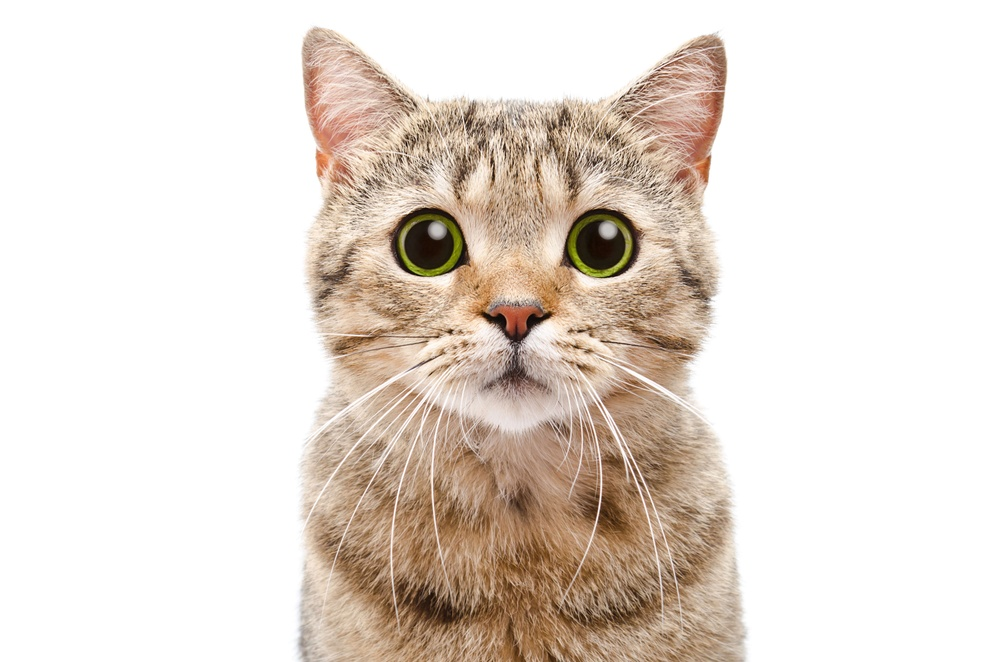
#> input picture imgs/cat.jpg, 1000 x 662 px, shrunk from 4106 x 2720 before the run, given in place of the camera
$ python circles_detection_crop.py
#> lines starting #> are read from the running program, lines starting #| are printed output that depends on the picture; after the words box and inside, x2 and y2 are one past the last pixel; in counts of white or black regions, pixels touching at a corner belong together
"""
with the arguments:
    gray: Input image (grayscale).
    circles: A vector that stores sets of 3 values: xc,yc,r for each detected circle.
    HOUGH_GRADIENT: Define the detection method. Currently this is the only one available in OpenCV.
    dp = 1: The inverse ratio of resolution.
    min_dist = gray.rows/16: Minimum distance between detected centers.
    param_1 = 200: Upper threshold for the internal Canny edge detector. (higher means more accurate usually)
    param_2 = 100*: Threshold for center detection.
    min_radius = 0: Minimum radius to be detected. If unknown, put zero as default.
    max_radius = 0: Maximum radius to be detected. If unknown, put zero as default.
"""
import cv2 as cv
import numpy as np
from PIL import Image, ImageDraw


capture = cv.VideoCapture(0)

while True:
    ret, src = capture.read()
#> src is the input picture: shape (662, 1000, 3); mean B, G, R 210.7, 219.1, 229.1
    height = src.shape[1]
#> height = 1000
    width = src.shape[0]
#> width = 662
#
    lum_img = Image.new('RGB', (height, width) , (0,0,0))
#> lum_img: PIL image 1000x662 RGB; every value is 0

    draw = ImageDraw.Draw(lum_img)


    gray = cv.cvtColor(src, cv.COLOR_BGR2GRAY)
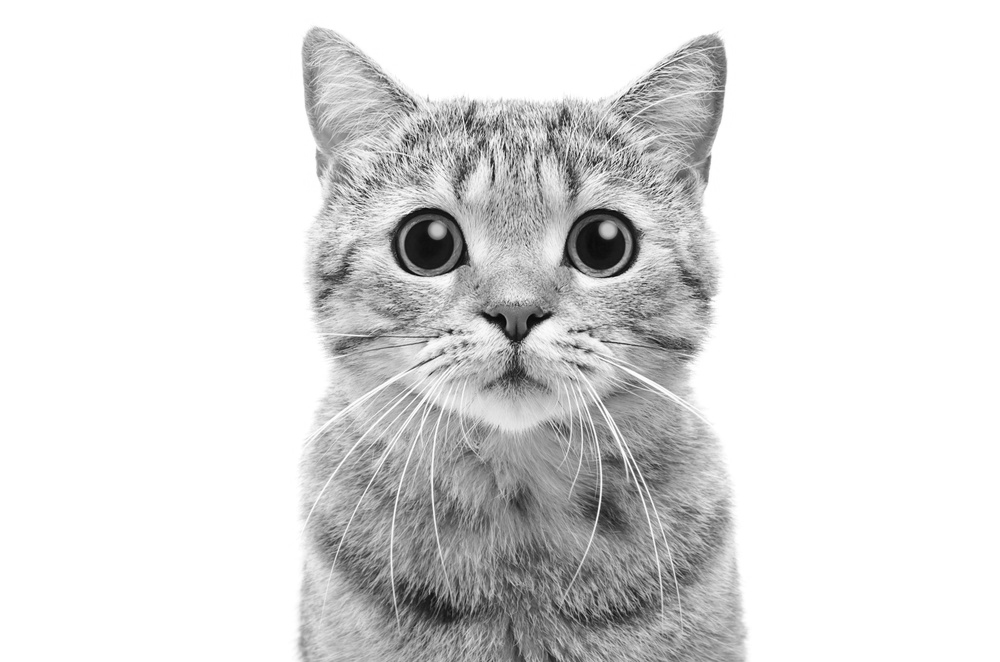
#> gray: shape (662, 1000); min 7, max 255, mean 221.2

    gray = cv.medianBlur(gray, 5)
    #gray=cv.Canny(gray,20,50)
    #cv.imshow("gray",gray)
    rows = gray.shape[0]
#> rows = 662
    circles = cv.HoughCircles(gray, cv.HOUGH_GRADIENT, 1, rows / 8,
                              param1=200, param2=50,
                              minRadius=1, maxRadius=60)
#> circles = [[428.5, 244.5, 24.3], [602.5, 245.5, 37.7]]

    if circles is not None:
        circles = np.uint16(np.around(circles))
#> circles = [[428, 244, 24], [602, 246, 38]]
        for i in circles[0, :]:
            center = (i[0], i[1])
            # circle center
            cv.circle(src, center, 1, (0, 100, 100), 3)
            # circle outline
            radius = i[2]

            draw.pieslice(((i[0]-radius, i[1]-radius), (i[0]+radius, i[1]+radius)), 0, 360, fill=(255, 255, 255), outline="white")
            lum_img_arr = np.array(lum_img)
            cv.imshow("lum_img", lum_img_arr)
            final_img_arr = cv.bitwise_and(src, lum_img_arr)
            cv.imshow("final", final_img_arr)

            cv.circle(src, center, radius, (255, 0, 255), 3)
#> this loop made 2 passes
#> pass 1, `lum_img_arr = np.array(lum_img)`:
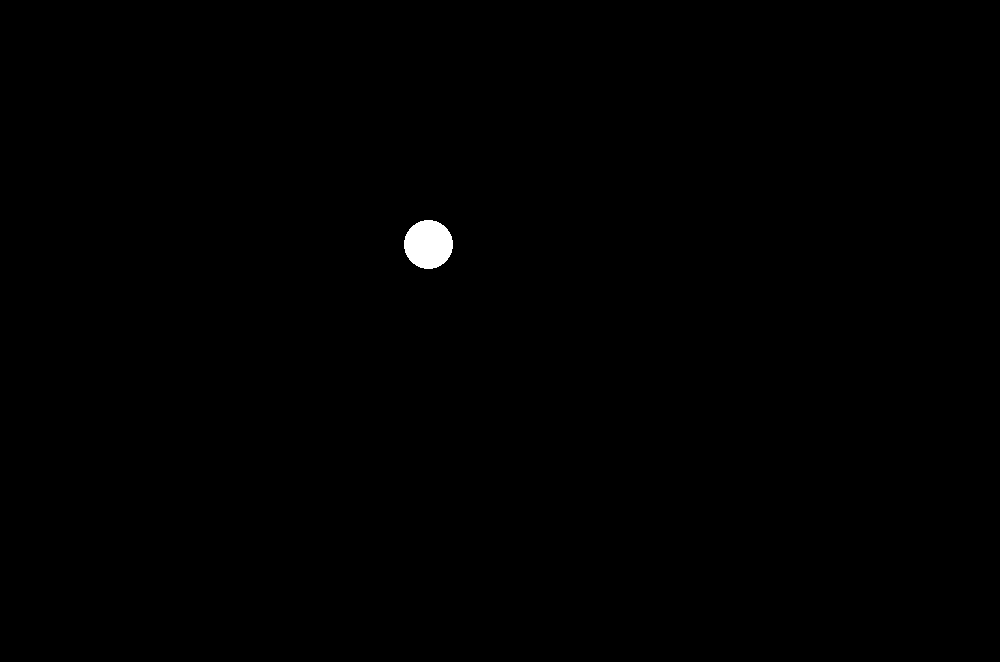
#> lum_img_arr: shape (662, 1000, 3); 0.28% white; 1 white region, box (x1, y1, x2, y2) and area: (404, 220, 453, 269) 1877
#> pass 2, `lum_img_arr = np.array(lum_img)`:
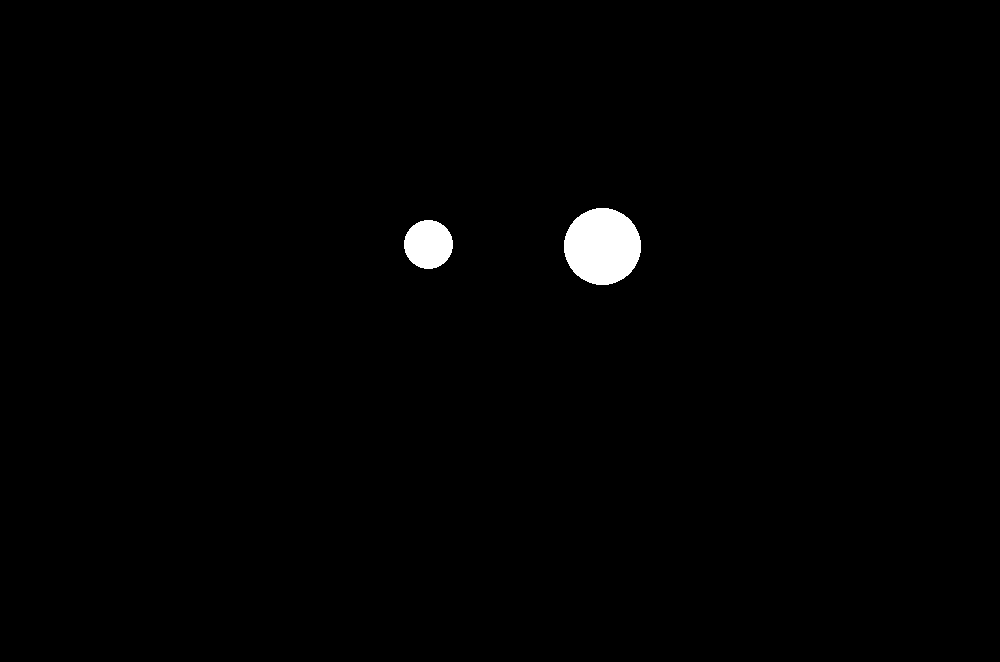
#> lum_img_arr: shape (662, 1000, 3); 0.99% white; 2 white regions, box (x1, y1, x2, y2) and area: (564, 208, 641, 285) 4645, (404, 220, 453, 269) 1877
#> after the loop:
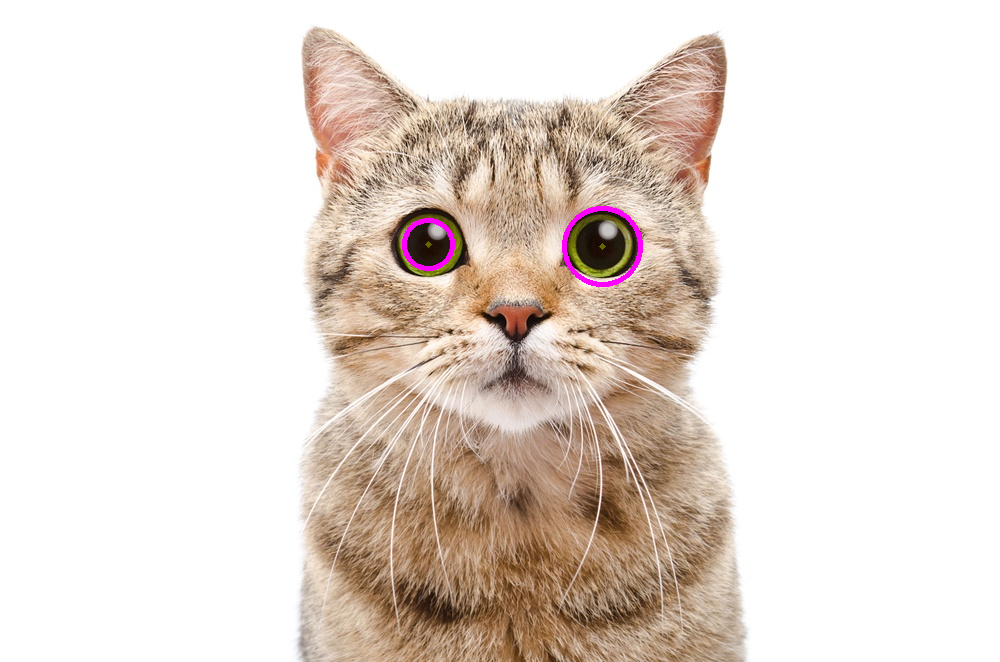
#> src: shape (662, 1000, 3); 0.3% of pixels changed, all inside (x1, y1, x2, y2) = (402, 206, 643, 287)

    cv.imshow("detected circles", src)
    keyboard = cv.waitKey(30)
#> (key Esc is pressed here)
    if keyboard == 'q' or keyboard == 27:
        break
cv.destroyAllWindows()
#> (the run stopped early here; a loop or call above may not have finished)
